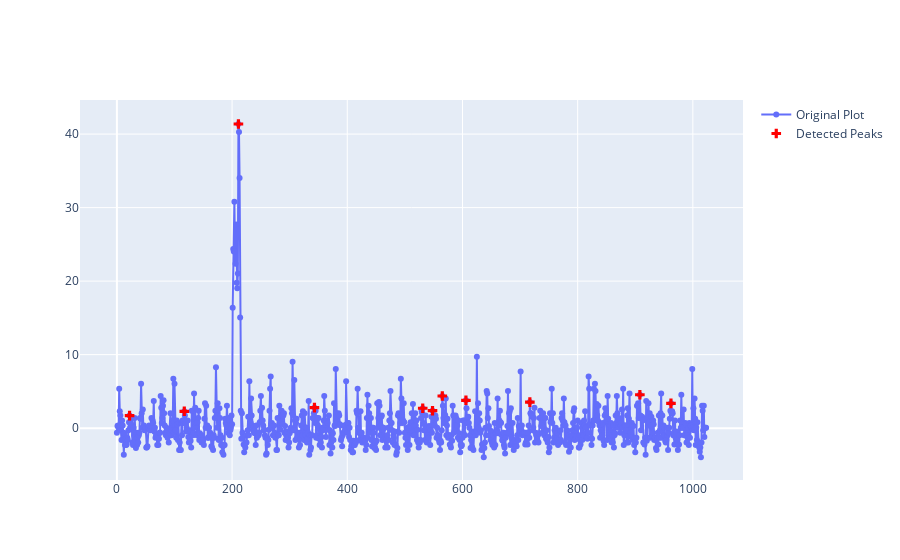

Notebook source saved alongside this figure:
### Code cell
fig = go.Figure()
fig.add_trace(go.Scatter(
    y=time_series2,
    mode='lines+markers',
    name='Original Plot'
))
fig.add_trace(go.Scatter(
    x=indices2,
    y=[time_series2[j] for j in indices2],
    mode='markers',
    marker=dict(
        size=8,
        color='red',
        symbol='cross'
    ),
    name='Detected Peaks'
))

fig.show()

### Figure 1 — Plotly figure (JSON) as saved in the notebook; plotly's stock layout.template omitted (floating-point values rounded to 4 significant figures; data arrays with more than 128 entries replaced by an {"elided": "..."} marker saying what was removed)
{"data": [{"mode": "lines+markers", "name": "Original Plot", "type": "scatter", "y": {"elided": "1024 float values"}}, {"marker": {"color": "red", "size": 8, "symbol": "cross"}, "mode": "markers", "name": "Detected Peaks", "type": "scatter", "x": [22, 117, 211, 343, 531, 548, 565, 606, 717, 908, 962], "y": [1.707, 2.291, 41.37, 2.79, 2.707, 2.374, 4.374, 3.79, 3.541, 4.54, 3.374]}], "layout": {}}
